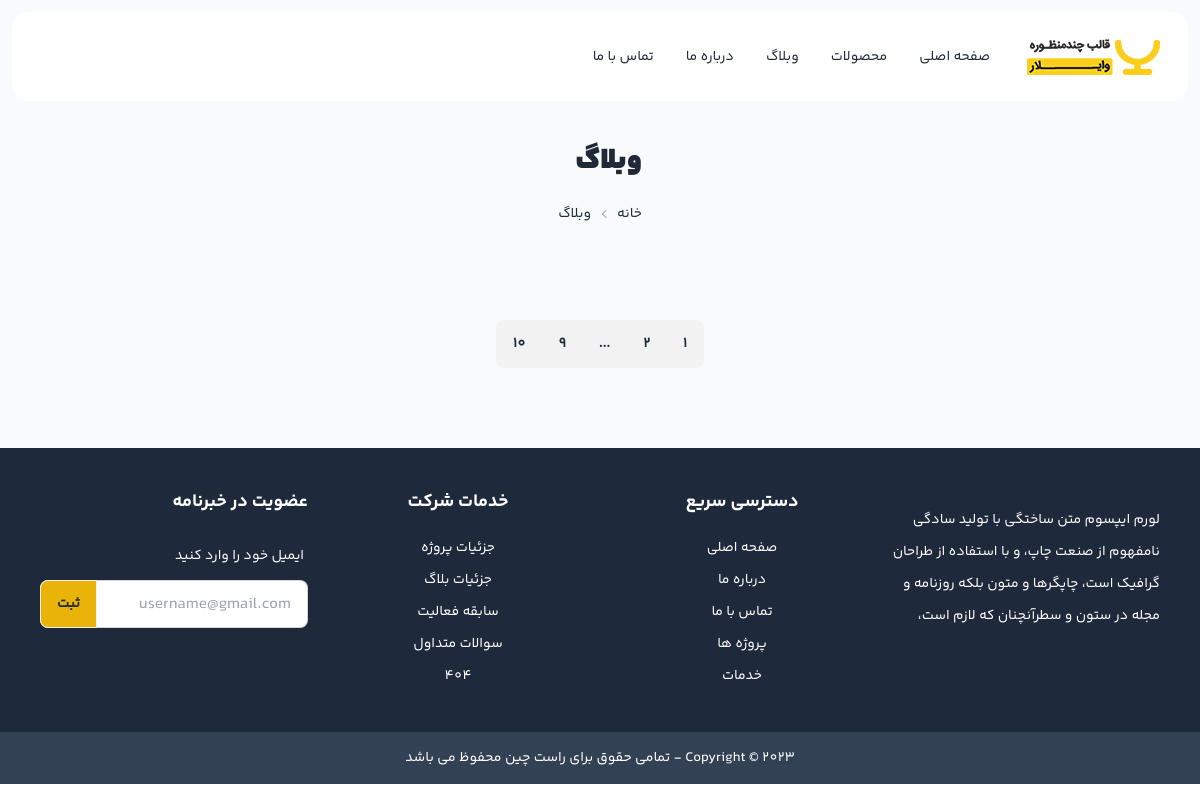
/blog/, run on an earlier commit of the app's database.
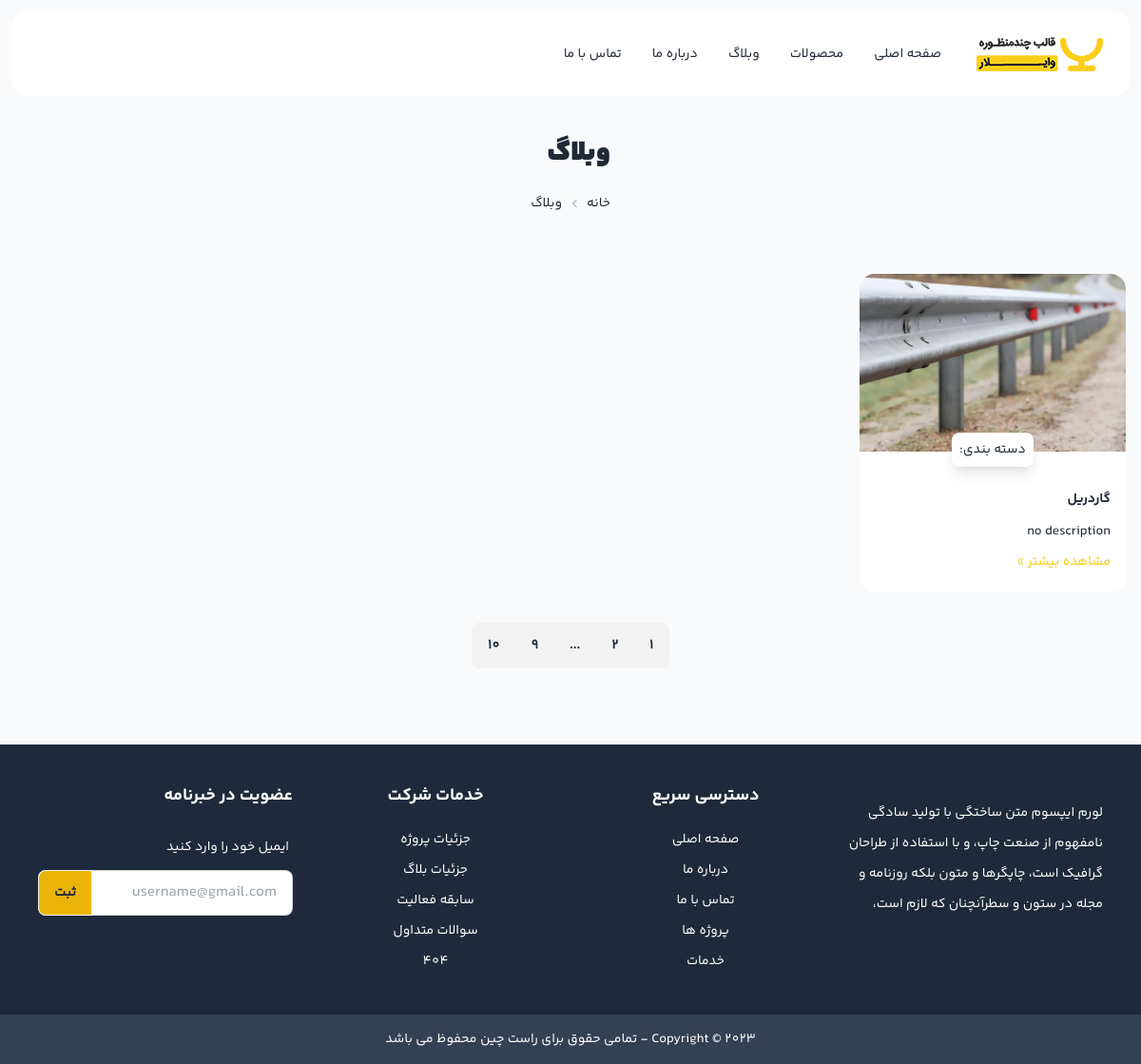
And on a later commit of the database.
### web/models.py (models this page shows, shortened)
class Blog(models.Model):
    title = models.CharField(max_length=200, verbose_name="عنوان")
    summary = models.TextField(verbose_name="خلاصه")
    description = models.TextField(verbose_name="شرح", default='No description')  # مقدار پیش‌فرض
    cover = models.ImageField(upload_to='images/', verbose_name="عکس کاور", blank=True, null=True)
    is_active = models.BooleanField(default=True, verbose_name="فعال / غیرفعال")
    created_at = models.DateTimeField(auto_now_add=True)

### web/views.py (the view)
# urls.py: 2. Add a URL to urlpatterns:  path('blog/', include('blog.urls'))
def blog(request):
    posts = Blog.objects.filter(is_active=True).order_by('-created_at')
    return render(request, 'blog.html', {'posts': posts})

### web/templates/blog.html (shortened to what this page needs)
{% extends '_base/_base.html' %}
{% load static %}
{% block main %}
    {% include '_base/_navbar.html' %}
    <section class="mb-8 bg-white md:bg-transparent">
        <div class="container mx-auto max-w-screen-xl relative">
            <div class="bg-[url('{% static "assets/images/ber.jpg" %}')] bg-no-repeat h-40 md:h-64 relative">
                <div class="flex justify-center">
                    <div class="text-sm absolute top-1/4 md:top-1/2">
                        <h2 class="text-3xl font-YekanBakh-ExtraBlack my-4">وبلاگ</h2>
                        <div class="breadcrumbs flex justify-center">
                            <ul class="">
                                <li><a href="/">خانه</a></li>
                                <li>وبلاگ</li>
                            </ul>
                        </div>
                    </div>
                </div>
            </div>
        </div>
    </section>
    <section class="mb-20 px-4">
        <div class="container mx-auto max-w-screen-xl">
            <div class="grid grid-cols-1 sm:grid-cols-2 md:grid-cols-3 lg:grid-cols-4 gap-4 mb-8">
                {% for post in posts %}
                <div class="bg-white rounded-2xl overflow-hidden cursor-pointer transform hover:-translate-y-1 duration-300 transition-transform">
                    <div class="relative">
                        <div class="flex justify-center">
                            <a href="#" class="absolute -bottom-4 bg-white p-2 rounded-lg shadow-lg">دسته بندی: {{ post.category }}</a>
                        </div>
                        {% if post.cover %}
                            <a href="{% url 'blog_detail' post.id %}"><img src="{{ post.cover.url }}" alt="{{ post.title }}"></a>
                        {% else %}
                            <a href="{% url 'blog_detail' post.id %}"><img src="{% static 'assets/images/default.jpg' %}" alt="{{ post.title }}"></a>
                        {% endif %}
                    </div>
                    <div class="p-4 leading-8 w-full">
                        <a href="{% url 'blog_detail' post.id %}"><h3 class="font-YekanBakh-Bold mt-6 mb-2 text-slate-800 text-sm">{{ post.title }}</h3></a>
                        <p>{{ post.summary|truncatewords:20 }}</p>
                        <a href="{% url 'blog_detail' post.id %}" class="text-yellow-400">مشاهده بیشتر »</a>
                    </div>
                </div>
                {% endfor %}
            </div>
            <div class="join flex justify-center">
                <button class="join-item btn">1</button>
                <button class="join-item btn">2</button>
                <button class="join-item btn">...</button>
                <button class="join-item btn">9</button>
                <button class="join-item btn">10</button>
            </div>
        </div>
    </section>
    {% include '_base/_footer.html' %}
{% endblock %}

What changed in the data, as far as the page shows it:
added Blog: cover (picture), title "گاردریل", summary "no description"
